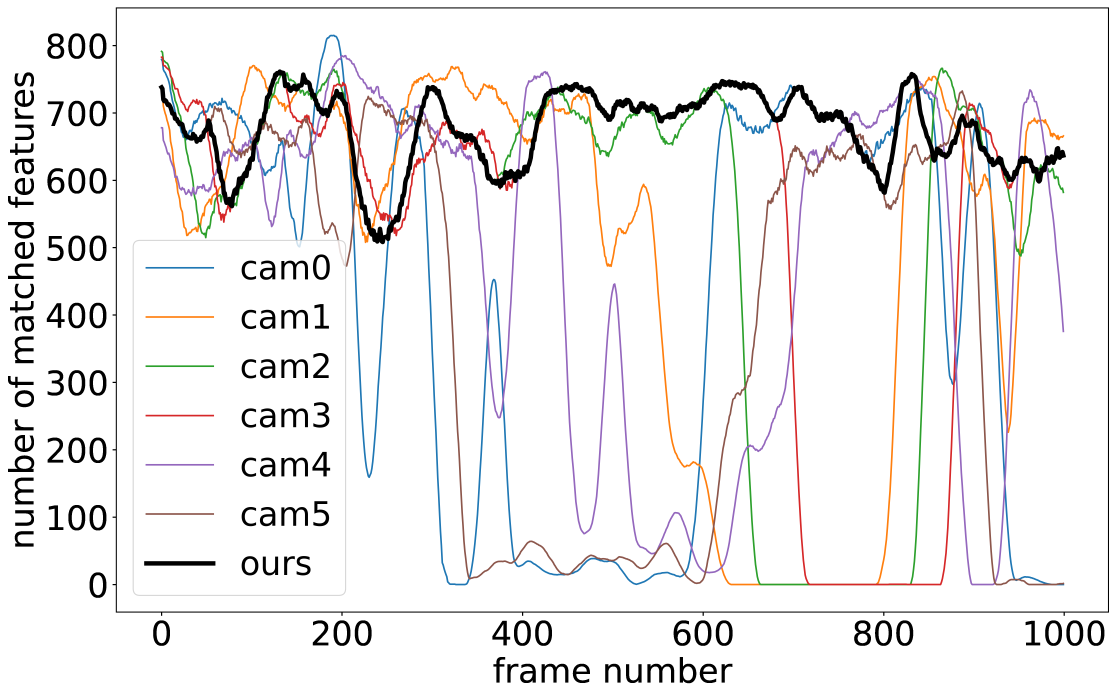
#> input picture notebooks/images/0-1000-1-new.png, 5582 x 3487 px, found by its file name (shown at 1/5 size); its folder holds only this picture in this run
$ jupyter execute --allow-errors patterns.ipynb   (shell and % lines are left out)
#> lines starting #> are read from the running program, lines starting #| are printed output that depends on the picture
[cell 1]
import os
import cv2
import matplotlib.pyplot as plt

from tqdm.auto import tqdm
import numpy as np

## Orb feature extraction

[cell 2]
def read_image(folder):
    file_names = np.sort(os.listdir(folder))
    for i in range(file_names.shape[0]):
        file_name = os.path.join(folder, file_names[i])
        image = cv2.imread(file_name)
        yield image, i

[cell 3]
def orb_feature_exctraction(img, N=1000):
    # setup orb
#> called with N = 1000
    orb = cv2.ORB_create(nfeatures=1000)
    kp, descr = orb.detectAndCompute(img, None)
#> kp = 1025 keypoints; strongest (x, y, size): (5055, 882, 31), (564, 900, 37.2), (564, 2250, 37.2), (564, 1236, 37.2)
#> img is the input picture: shape (3487, 5582, 3); mean B, G, R 238.6, 238.5, 239.6
    orb_img = cv2.drawKeypoints(img, kp, None)
    return orb_img, kp, descr

[cell 4]
root_folder = '/home/alena/Documents/omni-vision/dataset/dataset_1_cam_1/'
subfolder = 'images'
folder = os.path.join(root_folder, subfolder)

max_num_features = 1000

[cell 5]
images = []
for img, i in tqdm(read_image(folder)):
    images.append(img)
    if i == 1:
        break

[cell 6]
images[0] = cv2.cvtColor(images[0], cv2.COLOR_BGR2GRAY )
#> (the rest of this cell did not finish here and is left out)

[cell 7]
import time
def orb_feature_matching(img1, img2,bf = cv2.BFMatcher(), orb = cv2.ORB_create(nfeatures=1000)):
    # setup orb
    a = time.time()
    kp, descr1 = orb.detectAndCompute(img1, None)
    kp, descr2 = orb.detectAndCompute(img2, None)
#     orb_img = cv2.drawKeypoints(img, kp, None)
    matches = bf.knnMatch(descr1,descr2,k=2)

    # Apply ratio test
    good = []
    for m,n in matches:
        if m.distance < 0.75*n.distance:
            good.append([m])
    b = time.time() - a
    return good, b
#     return orb_img, kp, descr

[cell 8]
times = 0
#> (the rest of this cell did not finish here and is left out)

#> (a cell that did not finish here is left out)

#> (a cell that did not finish here is left out)

[cell 11]
orb_feature_exctraction(img, N=max_num_features)

[cell 12]
a, b, c = orb_feature_exctraction(img, N=max_num_features)
#> b has the same summary as kp in orb_feature_exctraction

[cell 13]
dataset_size = len(os.listdir(folder))
num_orb_features = np.empty(dataset_size)

debug = False
orb_imgs = []


for img, i in tqdm(read_image(folder)):

    orb_img, kp, _ = orb_feature_exctraction(img, N=max_num_features)
    num_orb_features[i] = len(kp)

    if debug:
        orb_imgs.append(orb_img)
#     if i < 50 and debug:
#         print(len(kp))
#         plt.imshow(orb_img);
#         plt.show();

[cell 14]
if orb_imgs:
    fig, ax = plt.subplots(figsize=(25, 10),nrows=6, ncols=10)
    j = 0
    for i in range(6):
        for k in range(10):
            ax[i, k].imshow(orb_imgs[j])
            ax[i, k].set_title(f"f: {num_orb_features[j]}, i={j}")
            ax[i, k].set_axis_off()
            j += 1
    plt.savefig('60_imgs.png')
else:
    print("Orb images is empty")

[cell 15]
plt.subplots(figsize=(10, 6))
plt.title("Number of ORB features on test sequence")
plt.xlabel("frame num")
plt.ylabel("num features")
plt.grid()
plt.plot(num_orb_features)
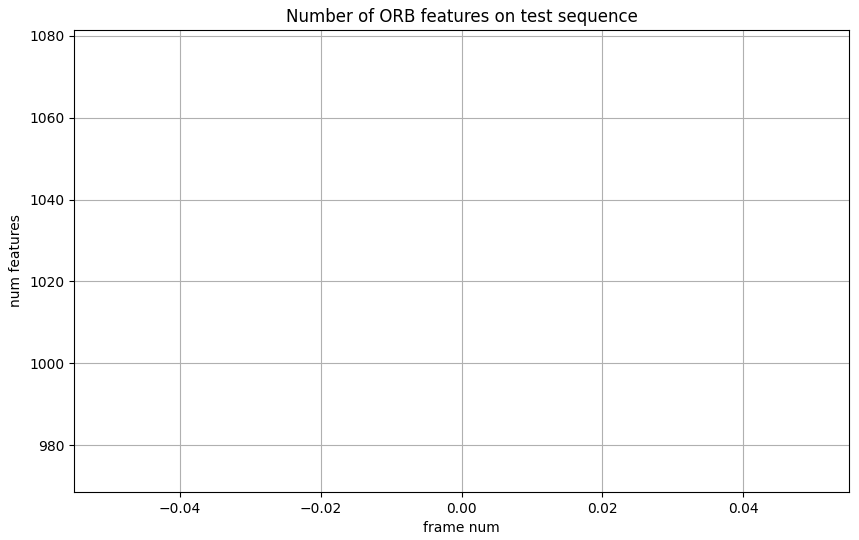
#> figure drawn by matplotlib, 1 panel

## Visualization

[cell 16]
import plotly.express as px

x = np.linspace(0, dataset_size, dataset_size)
y = num_orb_features

fig = px.bar(x=np.linspace(0, dataset_size, dataset_size), y=num_orb_features)

px.line(x=["a","b","c"], y=[1,3,2], title="sample figure")
fig.show()

[cell 17]
import plotly.graph_objects as go

running_mean_coeff = 20

def running_mean(x, N):
    cumsum = np.cumsum(np.insert(x, 0, 0))
    return (cumsum[N:] - cumsum[:-N]) / float(N)


x1 = x[:100]
y1 = y[:100]


x2 = x[:100]
y2 = y[100:200]


x1_s = running_mean(x1, running_mean_coeff)
y1_s = running_mean(y1, running_mean_coeff)

x2_s = running_mean(x2, running_mean_coeff)
y2_s = running_mean(y2, running_mean_coeff)


fig = go.Figure()

fig.add_trace(go.Bar(x=x2, y=y2, width=1, opacity=0.3))
fig.add_trace(go.Bar(x=x1, y=y1,width=1, opacity=0.9))

fig.add_trace(go.Line(x=x1_s, y=y1_s))
fig.add_trace(go.Line(x=x2_s, y=y2_s))

fig.show()

## Calculate metrics

[cell 18]
import pandas as pd

tresh = 600
nn_predictions = np.random.random(size=dataset_size) >= 0.5

y_pred = nn_predictions
y_true = num_orb_features > tresh

[cell 19]
from sklearn.metrics import precision_score, accuracy_score, f1_score, confusion_matrix, roc_curve, auc


# y_pred = df["Prediction"]
# y_true = df["TruePrediction"]

print("precision score:", precision_score(y_true, y_pred, average='micro'))
# number of (tp + tn) / (all)
print("accuracy score:", accuracy_score(y_true, y_pred))
# mean between precision and recall
print("f1_score:", f1_score(y_true, y_pred))
#
fpr, tpr, thresholds = roc_curve(y_true, y_pred)
print("auc", auc(fpr, tpr))
cm =  confusion_matrix(y_true, y_pred)
#> (the rest of this cell did not finish here and is left out)

[cell 20]
import numpy as np
import matplotlib.pyplot as plt
from itertools import cycle

from sklearn import svm, datasets
from sklearn.metrics import roc_curve, auc
from sklearn.model_selection import train_test_split
from sklearn.preprocessing import label_binarize
from sklearn.multiclass import OneVsRestClassifier
from sklearn.metrics import roc_auc_score

# Import some data to play with
n_classes = 2

# Compute ROC curve and ROC area for each class
roc_auc = auc(fpr, tpr)

plt.figure()
lw = 2
plt.plot(
    fpr,
    tpr,
    color="darkorange",
    lw=lw,
    label="ROC curve (area = %0.2f)" % roc_auc,
)
plt.plot([0, 1], [0, 1], color="navy", lw=lw, linestyle="--")
plt.xlim([0.0, 1.0])
plt.ylim([0.0, 1.05])
plt.xlabel("False Positive Rate")
plt.ylabel("True Positive Rate")
plt.title("Receiver operating characteristic example")
plt.legend(loc="lower right")
plt.show()
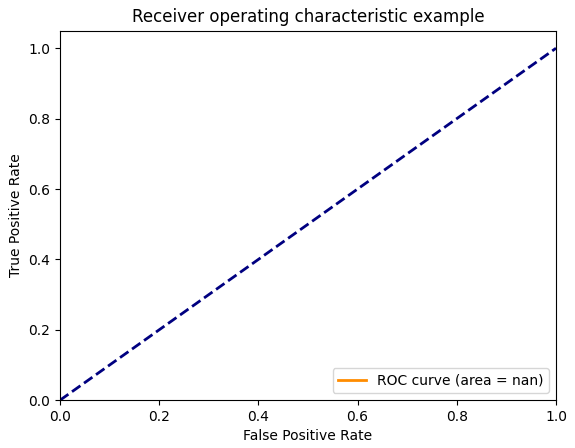
#> figure drawn by matplotlib, 1 panel

$ run again, on notebooks/images/0-1800-1.png
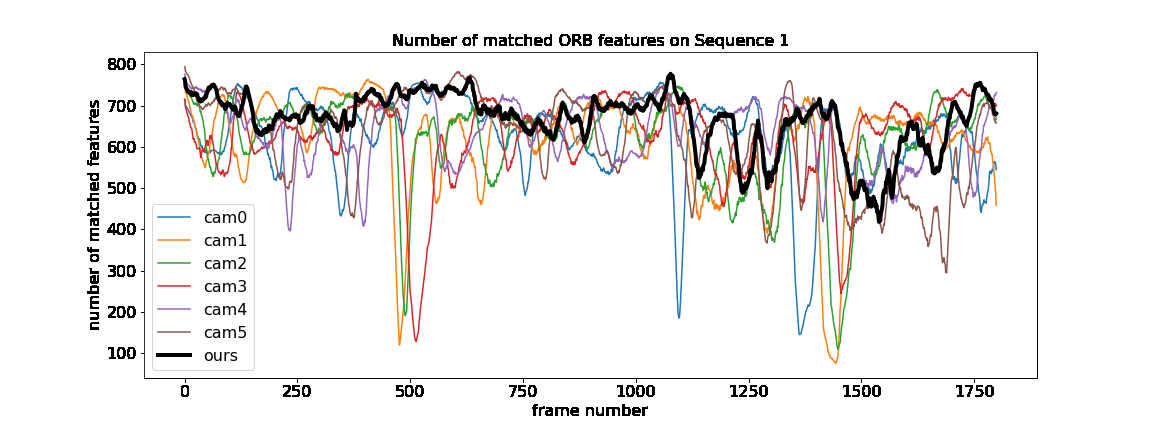
#> input picture notebooks/images/0-1800-1.png, 1152 x 432 px, found by its file name
#> in orb_feature_exctraction, `kp, descr = orb.detectAndCompute(img, None)`: kp = 1000 keypoints; strongest (x, y, size): (115, 144, 31), (858, 390, 31), (524, 390, 31), (298, 390, 31)
#> in orb_feature_exctraction, img is the input picture: shape (432, 1152, 3); mean B, G, R 236.3, 237.1, 238.9
#> b has the same summary as kp in orb_feature_exctraction
#> in orb_feature_exctraction (call 3), `orb_img = cv2.drawKeypoints(img, kp, None)`:
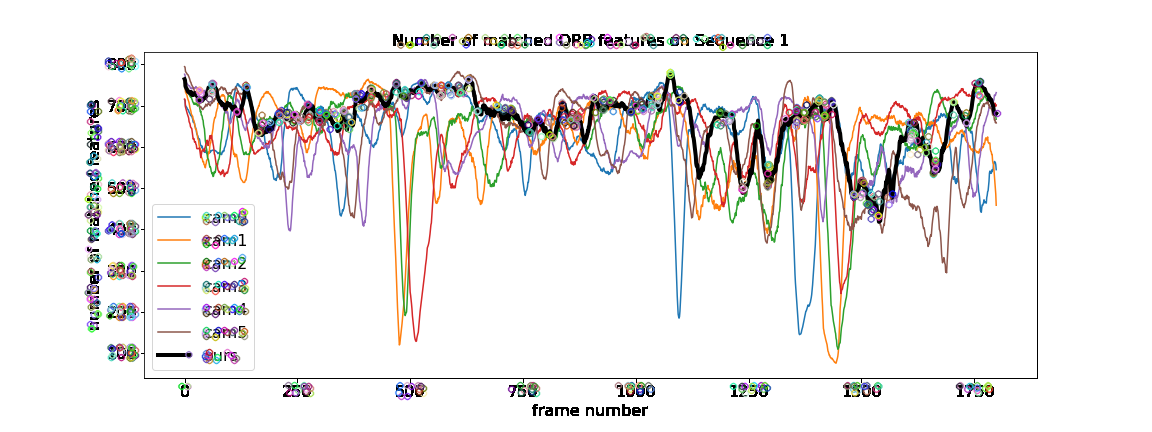
#> orb_img: shape (432, 1152, 3); mean B, G, R 236, 236.7, 238.4
#> `[cell 15] plt.subplots(figsize=(10, 6)) plt.title("Number of ORB featu..`:
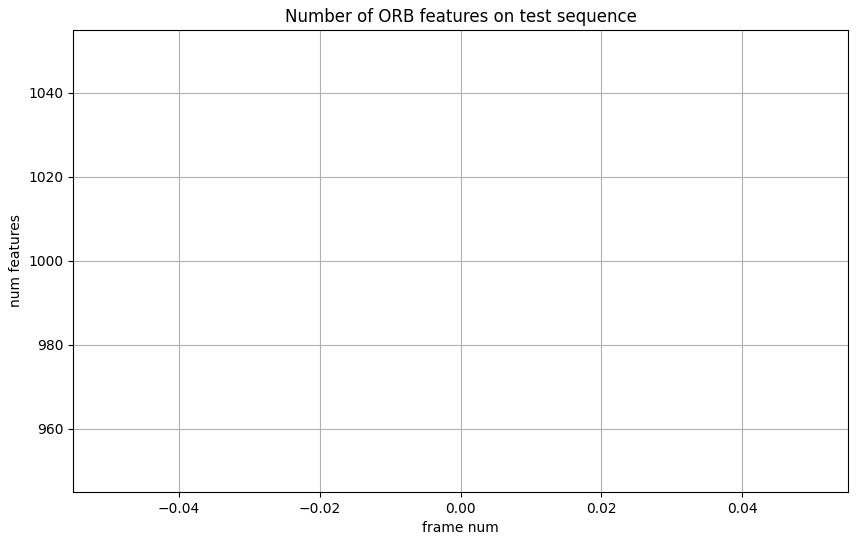
#> figure drawn by matplotlib, 1 panel

$ run again, on notebooks/images/0-2000-1-mean.png
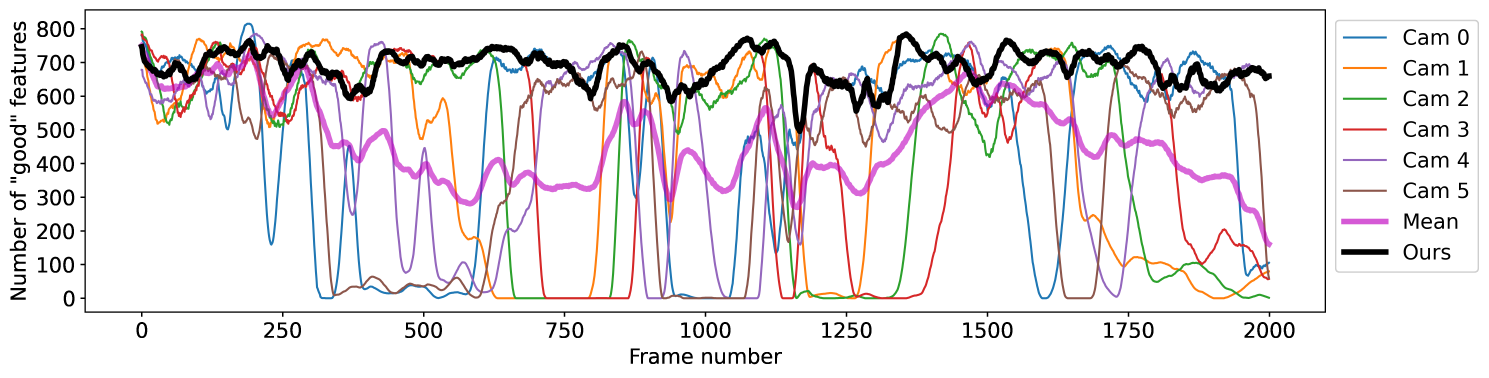
#> input picture notebooks/images/0-2000-1-mean.png, 5953 x 1511 px, found by its file name (shown at 1/4 size)
#> in orb_feature_exctraction, `kp, descr = orb.detectAndCompute(img, None)`: kp = 1055 keypoints; strongest (x, y, size): (2591, 1410, 44.6), (176, 803, 111.1), (323, 790, 37.2), (2272, 1293, 44.6)
#> in orb_feature_exctraction, img is the input picture: shape (1511, 5953, 3); mean B, G, R 232.9, 230.7, 234.9
#> b has the same summary as kp in orb_feature_exctraction
#> `[cell 15] plt.subplots(figsize=(10, 6)) plt.title("Number of ORB featu..`:
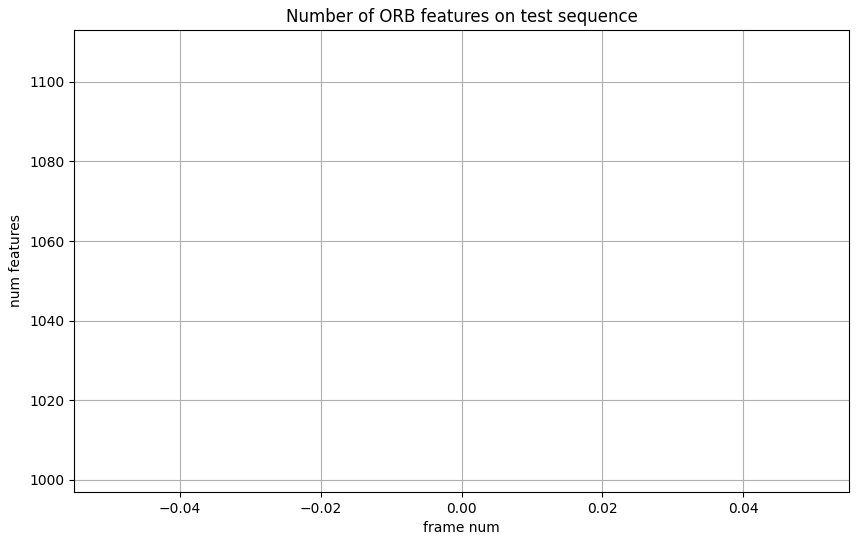
#> figure drawn by matplotlib, 1 panel

$ run again, on notebooks/images/0-1000-1.png
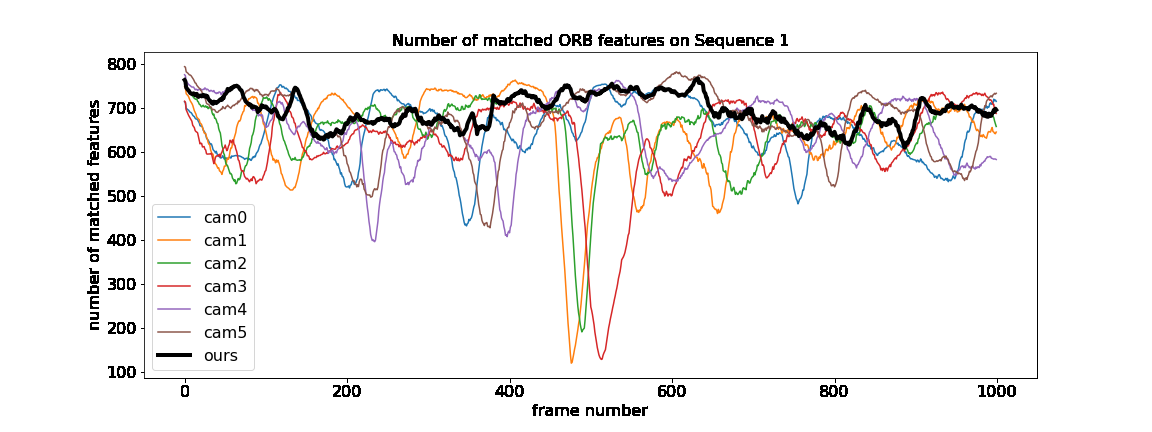
#> input picture notebooks/images/0-1000-1.png, 1152 x 432 px, found by its file name
#> in orb_feature_exctraction, `kp, descr = orb.detectAndCompute(img, None)`: kp = 1001 keypoints; strongest (x, y, size): (665, 388, 31), (115, 149, 31), (512, 41, 31), (94, 136, 31)
#> in orb_feature_exctraction, img is the input picture: shape (432, 1152, 3); mean B, G, R 241.4, 241.9, 243.2
#> b has the same summary as kp in orb_feature_exctraction
#> in orb_feature_exctraction (call 3), `orb_img = cv2.drawKeypoints(img, kp, None)`:
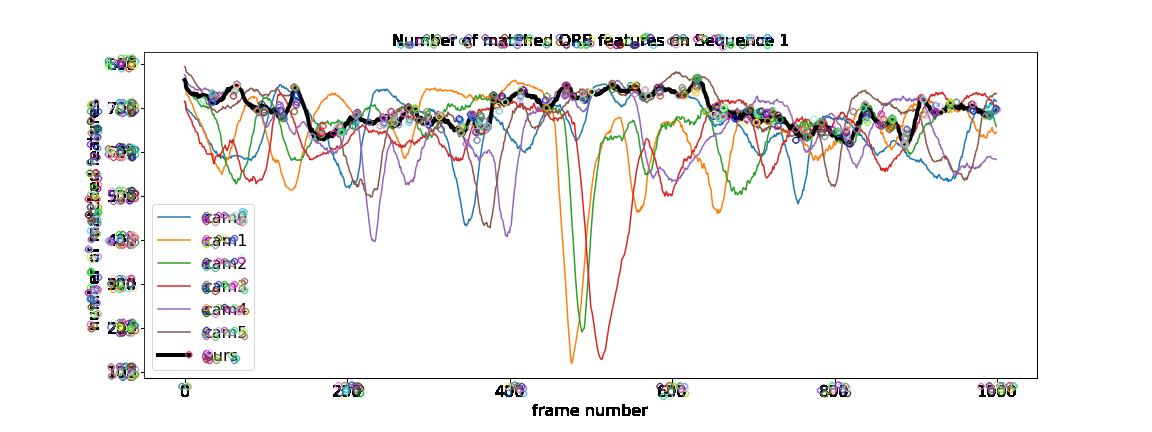
#> orb_img: shape (432, 1152, 3); mean B, G, R 240.9, 241.3, 242.6
#> `[cell 15] plt.subplots(figsize=(10, 6)) plt.title("Number of ORB featu..`:
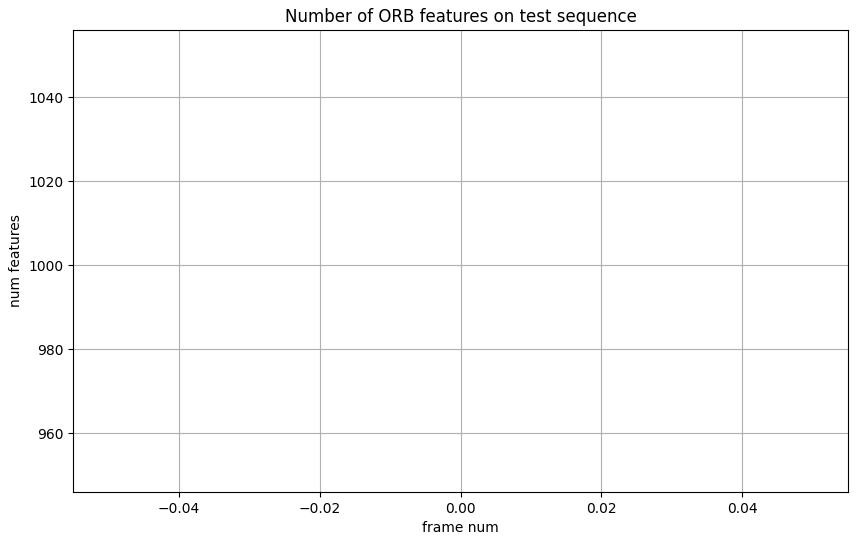
#> figure drawn by matplotlib, 1 panel
